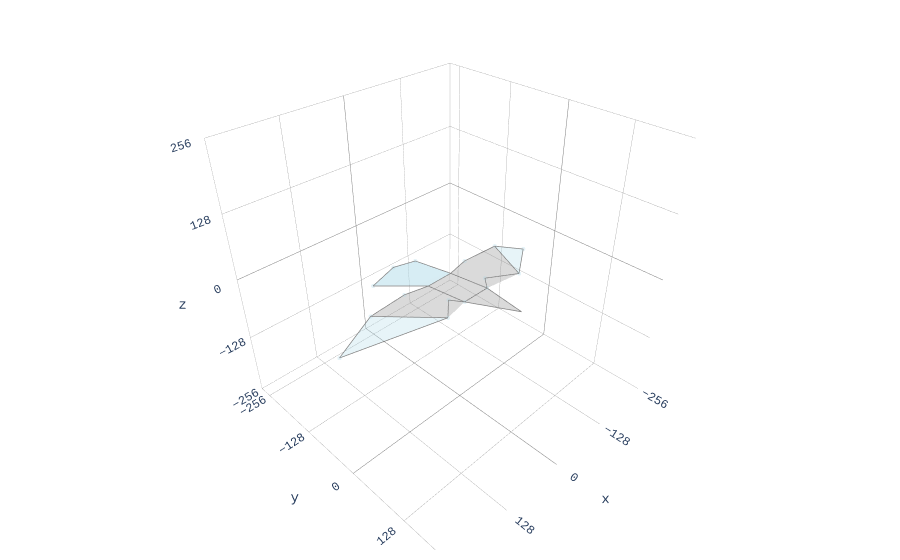

Notebook cell for this chart:
### Markdown cell above
## Plotting Pigeon Shape

### Code cell
pigeon3d = Pigeon3D("../data/mean_pigeon_shape.csv")
plot_plotly(pigeon3d)

### Figure 1 — Plotly figure (JSON) as saved in the notebook; plotly's stock layout.template omitted (floating-point values rounded to 4 significant figures)
{"data": [{"color": "grey", "hoverinfo": "none", "opacity": 0.3, "type": "mesh3d", "x": [27.1, -5.033, -27.1], "y": [34.12, 126.1, 34.12], "z": [0.2318, 13.11, 0.2318]}, {"hoverinfo": "none", "line": {"color": "grey", "width": 1.5}, "mode": "lines", "name": "", "type": "scatter3d", "x": [27.1, -5.033, -27.1, 27.1], "y": [34.12, 126.1, 34.12, 34.12], "z": [0.2318, 13.11, 0.2318, 0.2318]}, {"color": "grey", "hoverinfo": "none", "opacity": 0.3, "type": "mesh3d", "x": [27.1, 27.1, 4.818, -27.1, -27.1], "y": [34.12, -51.83, -51.83, -51.83, 34.12], "z": [0.2318, -11.89, -11.89, -11.89, 0.2318]}, {"hoverinfo": "none", "line": {"color": "grey", "width": 1.5}, "mode": "lines", "name": "", "type": "scatter3d", "x": [27.1, 27.1, 4.818, -27.1, -27.1, 27.1], "y": [34.12, -51.83, -51.83, -51.83, 34.12, 34.12], "z": [0.2318, -11.89, -11.89, -11.89, 0.2318, 0.2318]}, {"color": "lightblue", "hoverinfo": "none", "opacity": 0.5, "type": "mesh3d", "x": [27.1, 4.818, -27.1, -47.49, -1.835, 59.37], "y": [-51.83, -51.83, -51.83, -167.7, -178.9, -164.7], "z": [-11.89, -11.89, -11.89, -49.87, -48.2, -52.74]}, {"hoverinfo": "none", "line": {"color": "grey", "width": 1.5}, "mode": "lines", "name": "", "type": "scatter3d", "x": [27.1, 4.818, -27.1, -47.49, -1.835, 59.37, 27.1], "y": [-51.83, -51.83, -51.83, -167.7, -178.9, -164.7, -51.83], "z": [-11.89, -11.89, -11.89, -49.87, -48.2, -52.74, -11.89]}, {"color": "grey", "hoverinfo": "none", "opacity": 0.3, "type": "mesh3d", "x": [27.1, 43.67, 85.01, 149.2, 72.93, 27.1], "y": [34.12, 13.92, 54.01, -57.5, -61.89, -51.83], "z": [0.2318, 2.094, 11.21, -12.58, -11.87, -11.89]}, {"hoverinfo": "none", "line": {"color": "grey", "width": 1.5}, "mode": "lines", "name": "", "type": "scatter3d", "x": [27.1, 43.67, 85.01, 149.2, 72.93, 27.1, 27.1], "y": [34.12, 13.92, 54.01, -57.5, -61.89, -51.83, 34.12], "z": [0.2318, 2.094, 11.21, -12.58, -11.87, -11.89, 0.2318]}, {"color": "grey", "hoverinfo": "none", "opacity": 0.3, "type": "mesh3d", "x": [-27.1, -43.67, -85.01, -149.2, -72.93, -27.1], "y": [34.12, 13.92, 54.01, -57.5, -61.89, -51.83], "z": [0.2318, 2.094, 11.21, -12.58, -11.87, -11.89]}, {"hoverinfo": "none", "line": {"color": "grey", "width": 1.5}, "mode": "lines", "name": "", "type": "scatter3d", "x": [-27.1, -43.67, -85.01, -149.2, -72.93, -27.1, -27.1], "y": [34.12, 13.92, 54.01, -57.5, -61.89, -51.83, 34.12], "z": [0.2318, 2.094, 11.21, -12.58, -11.87, -11.89, 0.2318]}, {"color": "lightblue", "hoverinfo": "none", "opacity": 0.3, "type": "mesh3d", "x": [-85.01, -149.2, -223.6], "y": [54.01, -57.5, -47.25], "z": [11.21, -12.58, -47.97]}, {"hoverinfo": "none", "line": {"color": "grey", "width": 1.5}, "mode": "lines", "name": "", "type": "scatter3d", "x": [-85.01, -149.2, -223.6, -85.01], "y": [54.01, -57.5, -47.25, 54.01], "z": [11.21, -12.58, -47.97, 11.21]}, {"color": "lightblue", "hoverinfo": "none", "opacity": 0.3, "type": "mesh3d", "x": [85.01, 149.2, 223.6], "y": [54.01, -57.5, -47.25], "z": [11.21, -12.58, -47.97]}, {"hoverinfo": "none", "line": {"color": "grey", "width": 1.5}, "mode": "lines", "name": "", "type": "scatter3d", "x": [85.01, 149.2, 223.6, 85.01], "y": [54.01, -57.5, -47.25, 54.01], "z": [11.21, -12.58, -47.97, 11.21]}, {"hoverinfo": "none", "marker": {"color": "lightblue", "opacity": 0.3, "size": 2.5}, "mode": "markers", "type": "scatter3d", "x": [-223.6, 223.6, -85.01, 85.01, -149.2, 149.2, -72.93, 72.93, -43.67, 43.67, -27.1, 27.1, -47.49, -1.835, 59.37], "y": [-47.25, -47.25, 54.01, 54.01, -57.5, -57.5, -61.89, -61.89, 13.92, 13.92, 34.12, 34.12, -167.7, -178.9, -164.7], "z": [-47.97, -47.97, 11.21, 11.21, -12.58, -12.58, -11.87, -11.87, 2.094, 2.094, 0.2318, 0.2318, -49.87, -48.2, -52.74]}], "layout": {"font": {"family": "Andale Mono, Courier New, sans-serif"}, "margin": {"b": 10, "l": 10, "r": 10, "t": 10}, "scene": {"aspectmode": "cube", "aspectratio": {"x": 1, "y": 1, "z": 1}, "xaxis": {"backgroundcolor": "white", "dtick": 128, "gridcolor": "grey", "gridwidth": 0.5, "range": [-256, 256], "showbackground": true, "zerolinecolor": "grey"}, "yaxis": {"backgroundcolor": "white", "dtick": 128, "gridcolor": "grey", "gridwidth": 0.5, "range": [-282.4, 229.6], "showbackground": true, "zerolinecolor": "grey"}, "zaxis": {"backgroundcolor": "white", "dtick": 128, "gridcolor": "grey", "gridwidth": 0.5, "range": [-256, 256], "showbackground": true, "zerolinecolor": "grey"}}, "showlegend": false}}
